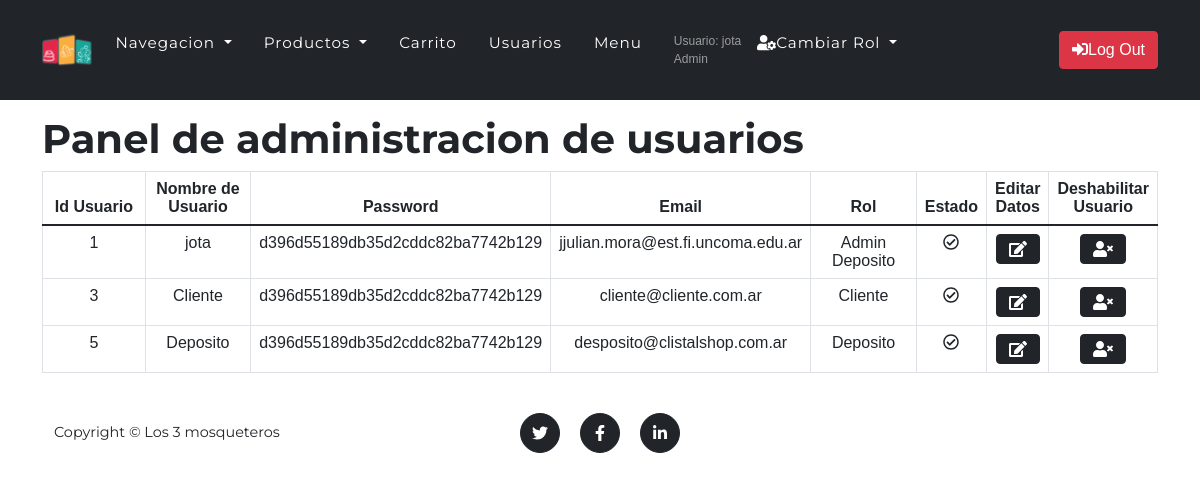
The page /vista/ejercicios/listarUsuarios.php (signed in) on the database its author committed.
### tables this page shows
CREATE TABLE `usuario` (
  `idUsuario` bigint(20) NOT NULL,
  `usNombre` varchar(50) NOT NULL,
  `usPass` varchar(250) NOT NULL,
  `usMail` varchar(50) NOT NULL,
  `usDesabilitado` timestamp NULL DEFAULT NULL
);

CREATE TABLE `rol` (
  `idRol` bigint(20) NOT NULL,
  `rolDescripcion` varchar(50) NOT NULL
);

### utiles/funciones.php (called while the page is built, shortened)
<?php
spl_autoload_register(function ($clase) {
    $directorys = array(
        $GLOBALS['ROOT'].'modelo/',
        $GLOBALS['ROOT'].'modelo/conector/',
        $GLOBALS['ROOT'].'control/');
})
?>

### control/session.php (called while the page is built, shortened)
<?php
class session{
    public function getRolActivo(){
        return $_SESSION['rolactivo'];
    }
    public function activa()
    {
        $activa = false;
        if (isset($_SESSION['idUsuario'])) {
            $activa = true;
        }
        return $activa;
    }
    public function getObjUsuario(){
        $usuario = null;
        $abmUs = new abmUsuario();
        $list = $abmUs->buscar(['idUsuario' => $_SESSION['idUsuario']]);
        if (count($list) > 0) {
            $usuario = $list[0];
        }
        return $usuario;
    }
    public function getColeccionRol(){
        $roles = array();
        $abmUR = new abmUsuarioRol();
        $abmR = new abmRol();
        $uss = $this->getObjUsuario();
        $list = $abmUR->buscar(['idUsuario' => $uss->getIdUsuario()]);
        if (count($list) > 0) {
            foreach ($list as $UR) {
                $objRol = $abmR->buscar(['idRol' => $UR->getObjRol()->getIdRol()]);
                array_push($roles, $objRol[0]);
            }
        }
        return $roles;
    }
}

### modelo/usuario.php (called while the page is built, shortened)
<?php
class usuario
{
    private $idUsuario;
    private $usNombre;
    private $usPass;
    private $usMail;
    private $usDesabilitado;
    public function __construct()
    {
        $this->idUsuario = '';
        $this->usNombre = '';
        $this->usPass = '';
        $this->usMail = '';
        $this->usDesabilitado = '';
    }
    public function setIdUsuario($idUsuario)
    {
        $this->idUsuario = $idUsuario;
    }
    public function setUsNombre($usNombre)
    {
        $this->usNombre = $usNombre;
    }
    public function setUsPass($usPass)
    {
        $this->usPass = $usPass;
    }
    public function setUsMail($usMail)
    {
        $this->usMail = $usMail;
    }
    public function setUsDesabilitado($usDesabilitado)
    {
        $this->usDesabilitado = $usDesabilitado;
    }
    public function getIdUsuario()
    {
        return $this->idUsuario;
    }
    public function getUsNombre()
    {
        return $this->usNombre;
    }
    public function getUsPass()
    {
        return $this->usPass;
    }
    public function getUsMail()
    {
        return $this->usMail;
    }
    public function getUsDesabilitado()
    {
        return $this->usDesabilitado;
    }
    public static function listar($parametro = "")
    {
        $arreglo = array();
        $base = new BaseDatos();
        $sql = "SELECT * FROM usuario ";
        if ($parametro != "") {
            $sql = $sql . 'WHERE ' . $parametro;
        }
        $res = $base->Ejecutar($sql);
        if ($res > -1) {
            if ($res >= 0) {
                while ($row = $base->Registro()) {
                    $obj = new usuario();
                    $obj->setear(['idUsuario' => $row['idUsuario'], 'usNombre' => $row['usNombre'], 'usPass' => $row['usPass'], 'usMail' => $row['usMail'], 'usDesabilitado' => $row['usDesabilitado']]);
                    array_push($arreglo, $obj);
                }
            }
        } else {
            $this->setMensajeOperacion("usuario->listar: " . $base->getError());
        }
        return $arreglo;
    }
}

### modelo/conector/BaseDatos.php (called while the page is built, shortened)
<?php
class BaseDatos extends PDO
{
    private $conec;
    private $indice;
    private $resultado;
    public function __construct()
    {
        $this->indice = 0;
        try {
            $this->conec = true;
        } catch (PDOException $e) {
            $this->sql = $e->getMessage();
            $this->conec = false;
        }
    }
    public function Iniciar()
    {
        return $this->getConec();
    }
    public function getConec()
    {
        return $this->conec;
    }
    public function setSQL($e)
    {
        return "\n" . $this->sql = $e;
    }
    public function Ejecutar($sql)
    {
        if (stristr($sql, "select")) {
            $resp =  $this->EjecutarSelect($sql);
        }
        return $resp;
    }
    private function EjecutarSelect($sql)
    {
        $cant = -1;
        $resultado = parent::query($sql);
        if (!$resultado) {
            $this->analizarDebug();
        } else {
            $arregloResult = $resultado->fetchAll();
            $cant = count($arregloResult);
        }
        return $cant;
    }
    public function Registro()
    {
        $filaActual = false;
        $indiceActual = $this->getIndice();
        if ($indiceActual >= 0) {
            $filas = $this->getResultado();
            if ($indiceActual < count($filas)) {
                $filaActual =  $filas[$indiceActual];
            } else {
                $this->setIndice(-1);
            }
        }
        return $filaActual;
    }
    private function setIndice($valor)
    {
        $this->indice = $valor;
    }
    private function getIndice()
    {
        return $this->indice;
    }
    private function setResultado($valor)
    {
        $this->resultado = $valor;
    }
    private function getResultado()
    {
        return $this->resultado;
    }
}

### control/abmUsuario.php (called while the page is built, shortened)
<?php
class abmUsuario
{
    public function buscar($param)
    {
        $where = " true ";
        if ($param <> NULL) {
            if (isset($param['idUsuario']))
                $where .= ' and idUsuario = ' . "'" . $param['idUsuario'] . "'";
        }
        $arreglo = usuario::listar($where);
        return $arreglo;
    }
}

### modelo/rol.php (called while the page is built, shortened)
<?php
class rol{
    private $idRol;
    private $rolDescripcion;
    public function __construct(){
        $this->idRol = '';
        $this->rolDescripcion = '';
    }
    public function setIdRol($idRol){
        $this->idRol = $idRol;
    }
    public function setRolDescripcion($rolDescripcion){
        $this->rolDescripcion = $rolDescripcion;
    }
    public function getRolDescripcion(){
        return $this->rolDescripcion;
    }
    public function getIdRol(){
        return $this->idRol;
    }
    public function cargar(){
        $resp = false;
        $base = new BaseDatos();
        $idRol=$this->getIdRol();
        $sql="SELECT * FROM rol WHERE idRol = '$idRol'";
        if ($base->Iniciar()) {
            $res = $base->Ejecutar($sql);
            if($res>-1){
                if($res>0){
                    $row = $base->Registro();
                }
            }
        } else {
            $this->setMensajeoperacion("Rol->cargar: ".$base->getError());
        }
        return $resp;
    }
}
?>

### modelo/usuarioRol.php (called while the page is built, shortened)
<?php
class usuarioRol
{
    public function setObjUsuario($objUsuario)
    {
        return $this;
    }
    public function setObjRol($objRol)
    {
        return $this;
    }
    public function listar($condicion = "")
    {
        $arregloUsuarioRol = array();
        $base = new BaseDatos();
        $sql = "SELECT * FROM usuariorol ";
        if ($condicion != "") {
            $sql = $sql . ' where ' . $condicion;
        }
        $res = $base->Ejecutar($sql);
        if ($res > -1) {
            if ($res > 0) {
                while ($row = $base->Registro()) {
                    $objUsuarioRol = new usuarioRol();
                    $objUsuario = new usuario();
                    $objUsuario->setIdUsuario($row['idUsuario']);
                    $objUsuario->cargar();
                    $objRol = new rol();
                    $objRol->setIdRol($row['idRol']);
                    $objRol->cargar();
                    $objUsuarioRol->setear(['objUsuario' => $objUsuario, 'objRol' => $objRol]);
                    array_push($arregloUsuarioRol, $objUsuarioRol);
                }
            }
        } else {
            $this->setmensajeoperacion("UsuarioRol->listar: " . $base->getError());
        }
        return $arregloUsuarioRol;
    }
}

### control/abmUsuarioRol.php (called while the page is built, shortened)
<?php
class abmUsuarioRol {
    public function buscar($param){
    	$where = " true ";
    	if ($param<>NULL){
    		if  (isset($param['idUsuario']))
    			$where.=" and idUsuario='".$param['idUsuario']."'";
    	}
        $objUsuarioRol= new usuarioRol();
        $arreglo = $objUsuarioRol->listar($where);
        return $arreglo;
    }
}

### vista/ejercicios/listarUsuarios.php (the view, shortened to what this page needs)
<?php
$sesion = new session();
$datos = data_submitted();
$rolSesion = $sesion->getColeccionRol();
$objUsuario=$sesion->getObjUsuario();
if (!$sesion->activa()) {
    header('Location: index.php');
} else {
    include_once '../estructura/cabeceraSegura.php';
}
echo "<h4>Usted esta Logueado como: {$objUsuario->getUsNombre()}</h4>";
$abmUsuario = new abmUsuario();
$abmRol = new abmUsuarioRol();
$listaUsuario = $abmUsuario->buscar(null);
?>
<div class="container mt-5">
  <h1>Panel de administracion de usuarios</h1>
  <table class="table table-bordered">
    <thead>
      <tr>
        <th scope="col" class="text-center">Id Usuario</th>
        <th scope="col" class="text-center">Nombre de Usuario</th>
        <th scope="col" class="text-center"> Password</th>
        <th scope="col" class="text-center">Email</th>
        <th scope="col" class="text-center">Rol</th>
        <th scope="col" class="text-center">Estado</th>
        <th scope="col" class="text-center">Editar Datos</th>
        <th scope="col" class="text-center">Deshabilitar Usuario</th>
      </tr>
    </thead>
    <?php
    if (count($listaUsuario) > 0) {
      foreach ($listaUsuario as $objUsuario) {
        $idUsuario = $objUsuario->getIdUsuario();
        $datos['idUsuario'] = $idUsuario;
        $listaRol = $abmRol->buscar($datos);
        echo '<tr><td class="text-center" style="width:200px;">' . $objUsuario->getIdUsuario() . '</td>';
        echo '<td class="text-center" style="width:200px;">' . $objUsuario->getUsNombre() . '</td>';
        echo '<td class="text-center" style="width:200px;">' . $objUsuario->getUsPass() . '</td>';
        echo '<td class="text-center" style="width:200px;">' . $objUsuario->getUsMail() . '</td>';
        $descripcion="";
        foreach ($listaRol as $rol) {
          $objRol = $rol->getObjRol();
          $descripcion=$descripcion.$objRol->getRolDescripcion().'</br>';
        }
        echo '<td class="text-center" style="width:200px;">' . $descripcion . '</td>';
        if ($objUsuario->getUsDesabilitado()== null || $objUsuario->getUsDesabilitado()=="0000-00-00 00:00:00") {
          echo "<td class='text-center'><i class='far fa-check-circle'></i></td>";
        } else {
          echo "<td class='text-center'><i class='far fa-times-circle'></i></td>";
        }
        echo "<form action='editarUsuario.php' method='post'>
        <td class='text-center'>
        <input name='idUsuario' id='idUsuario' type='hidden' value='$idUsuario'>
        <button class='btn btn-dark' type='submit'><i class='fas fa-edit'></i>
        </button></td></form>
        <form action='../accion/eliminarUsuario.php' method='post'>
        <td class='text-center'>
        <input name='idUsuario' id='idUsuario' type='hidden' value='$idUsuario'>
        <button class=' btn btn-dark' type='submit'>
        <i class='fas fa-user-times'></i></i></button></td></form></tr>";
      }
    } else {
      echo '<h3> No se encontraron registros </h3>';
    }
    ?>
</div>
<?php
include_once '../estructura/footer.php';
?>

### vista/estructura/cabeceraSegura.php (shortened to what this page needs)
<?php
$sesion = new session();
if (!$sesion->activa()) {
    header('location:../ejercicios/login.php');
} else {
    $objUsuario = $sesion->getObjUsuario();
    $rolActivo=$sesion->getRolActivo();
    if ($rolActivo==null) {
       $listaRoles = $sesion->getColeccionRol();
         $objRol = $listaRoles[0];
         print_r($objRol);
         $sesion->setRolActivo($objRol);
    }
}
?>
<!DOCTYPE html>
<html lang="en">
<head>
    <link href="../css/styles.css" rel="stylesheet" />
    <link rel="stylesheet" type="text/css" href="../js/jquery-easyui-1.6.6/themes/default/easyui.css">
    <link rel="stylesheet" type="text/css" href="../js/jquery-easyui-1.6.6/themes/icon.css">
    <link rel="stylesheet" type="text/css" href="../js/jquery-easyui-1.6.6/themes/color.css">
    <link rel="stylesheet" type="text/css" href="../js/jquery-easyui-1.6.6/demo/demo.css">
</head>
<nav class="navbar navbar-expand-lg navbar-dark fixed-top bg-dark" id="mainNav">
    <div class="container">
        <a class="navbar-brand" href="../home/index.php#page-top"><img src="../assets/img/logos/logo.png" alt="..." /></a>
        <div class="collapse navbar-collapse" id="navbarNavDarkDropdown">
            <ul class="navbar-nav">
                <li class="nav-item dropdown">
                    <a class="nav-link dropdown-toggle" href="#" id="navbarDarkDropdownMenuLink" role="button" data-bs-toggle="dropdown" aria-expanded="false">
                        Navegacion
                    </a>
                </li>
                <li class="nav-item dropdown">
                    <a class="nav-link dropdown-toggle" id="navbarDarkDropdownMenuLink" role="button" data-bs-toggle="dropdown" aria-expanded="false">
                        Productos
                    </a>
                </li>
                <li class="nav-item"><a class="nav-link" href="../ejercicios/carrito.php">Carrito</a></li>
                <li class="nav-item"><a class="nav-link" href="../ejercicios/listarUsuarios.php">Usuarios</a></li>
                <li class="nav-item"><a class="nav-link" href="../ejercicios/editarMenu.php">Menu</a></li>
        <?php
        echo "<li class='navbar-nav pull-xl-right'> <a class='nav-link' href='../ejercicios/cambiarDatosUsuario.php' >Usuario: {$objUsuario->getUsNombre()}</br>{$sesion->getRolActivo()->getRolDescripcion()} </a></li>";
        ?>
        <li class="nav-item dropdown">
            <a class="nav-link dropdown-toggle" href="#" id="navbarDarkDropdownMenuLink" role="button" data-bs-toggle="dropdown" aria-expanded="false">
                <i class=" fas fa-user-cog"></i>Cambiar Rol
            </a>
        </li>
    </div>
        <a href="../accion/cerrarSesion.php" class="nav-item btn btn-danger"> <i class="fas fa-sign-in-alt"></i>Log Out </a>
    </div>
</nav>
<body id="page-top">

### rows shown on the page
usuario: usNombre "jota", idUsuario "1", usPass "d396d55189db35d2cddc82ba7742b129", usMail "jjulian.mora@est.fi.uncoma.edu.ar", rol.rolDescripcion "Deposito"
rol: rolDescripcion "Admin"
usuario: idUsuario "3", usNombre "Cliente", usPass "d396d55189db35d2cddc82ba7742b129", usMail "cliente@cliente.com.ar", rol.rolDescripcion "Cliente"
usuario: idUsuario "5", usNombre "Deposito", usPass "d396d55189db35d2cddc82ba7742b129", usMail "desposito@clistalshop.com.ar", rol.rolDescripcion "Deposito"
